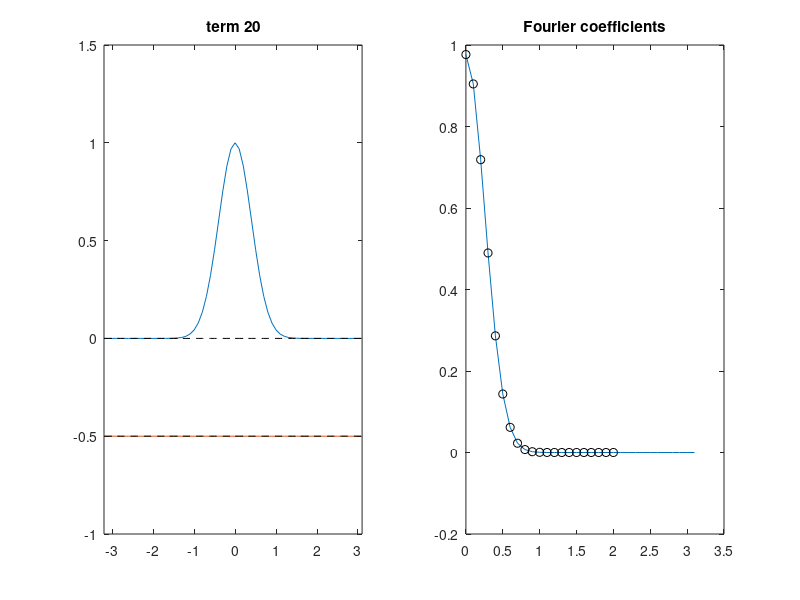

Reproduce this figure in MATLAB.
% FTEx1  FT example.
disp('FTEx1: Show the sum of Fourier terms');
% hit a key in Command Window to add each additional term to reconstruct
% either a step or a Gaussian.

rect=0 ; % Chnage to zero to get Gaussian.

figure(1); set(gcf,'menubar','none','color',[0.8 0.8 0.8]);
n=64;
x=-n/2:n/2-1;
x2=(0:n/2-1);

if rect
% Make a rect function
    disp('pulse');
    y=abs(x)<10;
    dx=.05;
    nterms=31;
else
    disp('Gaussian');
    % Make a gaussian
    y=exp(-pi*(0.1*x).^2);
    dx=.1;
    nterms=20;
end;

% subplot(1,2,1); plot(x/10,y);
% title('Function');
% axis([-inf inf -.5 2]);
Y=fft(fftshift(y));
% subplot(1,2,2); plot(x/10,fftshift(real(Y))/10)
% axis([-inf inf -.5 2]);
% title('FT');

figure(3); set(gcf,'menubar','none');
% show the reconstruction
y1=zeros(1,n);
k=2*pi/n;
fy=real(Y*2/n);
fy1=fy;
fy1(1)=fy1(1)/2;
for i=0:nterms
    dy=fy1(i+1)*cos(i*k*x);
    y2=y1+dy;
%     subplot(1,2,1); plot([y1' y2' dy'-0.5]);
%     legend(['sum ' num2str(max(i-1,0))],['sum ' num2str(i)],...
%         ['term ' num2str(i)]);
    subplot(1,2,1);
    plot(x*dx,[y2' dy'-0.5]);
    hold on;
    plot(x*dx, [dy'*0 dy'*0-0.5],'k--');
    hold off;
    
%     legend(['sum ' num2str(i)]);
    y1=y2;
    axis([-inf inf -1 1.5]);
%     hold on;
%     plot(dy-0.5);
%     hold off;
    title(['term ',num2str(i)]);
    subplot(1,2,2);
    plot(x2*dx,fy(1:n/2)*200/n);
    hold on;
    plot(x2(1:i+1)*dx,fy(1:i+1)*200/n,'ko');
    hold off;
    title('Fourier coefficients');
    pause
end;
disp('Done.');

